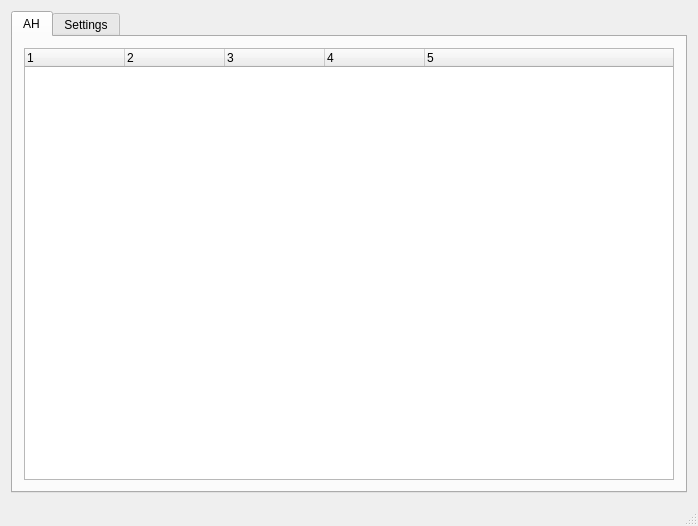
<?xml version="1.0" encoding="UTF-8"?>
<ui version="4.0">
 <class>MainWindow</class>
 <widget class="QMainWindow" name="MainWindow">
  <property name="geometry">
   <rect>
    <x>0</x>
    <y>0</y>
    <width>698</width>
    <height>526</height>
   </rect>
  </property>
  <property name="windowTitle">
   <string>Gold Snitzer 3000</string>
  </property>
  <widget class="QWidget" name="centralWidget">
   <layout class="QGridLayout" name="gridLayout">
    <item row="0" column="0">
     <widget class="QTabWidget" name="tabWidget">
      <property name="currentIndex">
       <number>0</number>
      </property>
      <widget class="QWidget" name="tab">
       <attribute name="title">
        <string>AH</string>
       </attribute>
       <layout class="QGridLayout" name="gridLayout_2">
        <item row="0" column="0">
         <widget class="QTreeWidget" name="twAuc">
          <property name="cursor" stdset="0">
           <cursorShape>CrossCursor</cursorShape>
          </property>
          <property name="uniformRowHeights">
           <bool>false</bool>
          </property>
          <property name="headerHidden">
           <bool>false</bool>
          </property>
          <property name="columnCount">
           <number>5</number>
          </property>
          <column>
           <property name="text">
            <string notr="true">1</string>
           </property>
          </column>
          <column>
           <property name="text">
            <string notr="true">2</string>
           </property>
          </column>
          <column>
           <property name="text">
            <string notr="true">3</string>
           </property>
          </column>
          <column>
           <property name="text">
            <string notr="true">4</string>
           </property>
          </column>
          <column>
           <property name="text">
            <string notr="true">5</string>
           </property>
          </column>
         </widget>
        </item>
       </layout>
      </widget>
      <widget class="QWidget" name="tab_2">
       <attribute name="title">
        <string>Settings</string>
       </attribute>
      </widget>
     </widget>
    </item>
   </layout>
  </widget>
  <widget class="QStatusBar" name="statusBar"/>
 </widget>
 <layoutdefault spacing="6" margin="11"/>
 <resources/>
 <connections/>
</ui>
